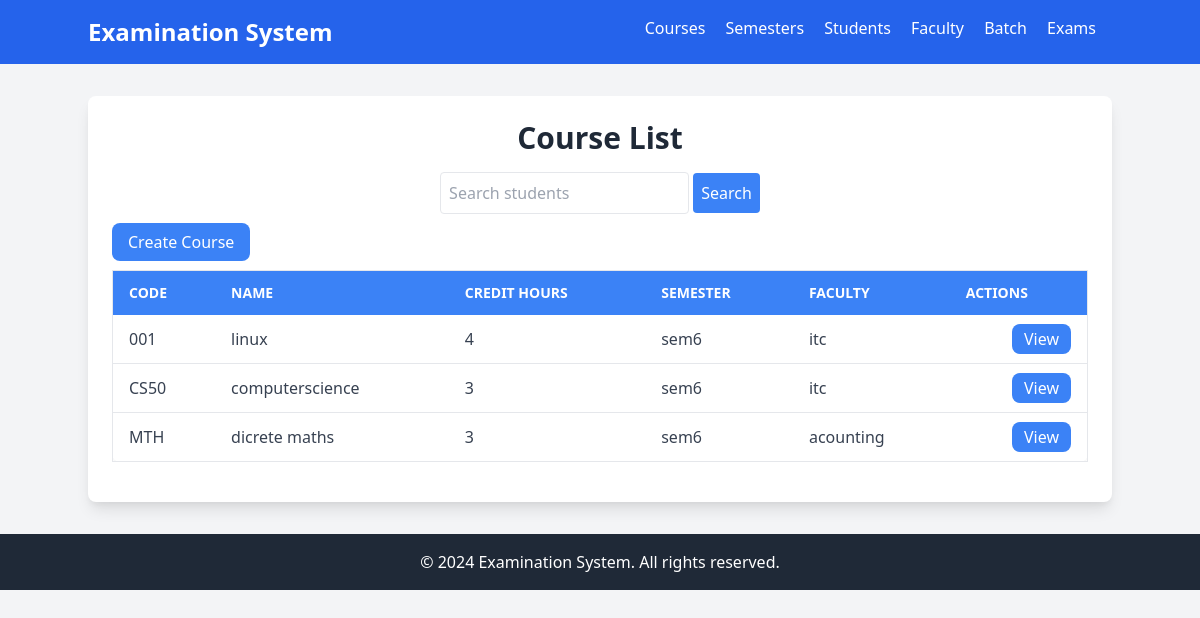
Screenshot of /course/ with the database file from the repository.
### exam/models.py (models this page shows, shortened)
class Course(models.Model):
    code = models.CharField(max_length=10, unique=True)
    title = models.CharField(max_length=100)
    credit_hours = models.IntegerField()
    semester = models.ForeignKey(Semester, on_delete=models.CASCADE)
    faculties = models.ManyToManyField(Faculty)

class Semester(models.Model):
    name = models.CharField(max_length=100)
    start_date = models.DateField()
    end_date = models.DateField()

class Faculty(models.Model):
    name = models.CharField(max_length=100)
    department = models.CharField(max_length=100)
    faculty_id = models.CharField(max_length=20, unique=True)

### exam/views.py (the view)
# urls.py: path('course/', views.course_list, name="course_list"),
def course_list(request):
    all_courses = Course.objects.order_by('code')
    query = request.GET.get('q', '')
    if query:
        all_courses = Course.objects.filter(name__icontains=query)
    else:
        all_courses = Course.objects.all()
    paginator = Paginator(all_courses, 10)  # Show 10 courses per page
    page_number = request.GET.get('page')
    page_obj = paginator.get_page(page_number)
    return render(request, 'courses/course_list.html', {'page_obj': page_obj})

### exam/templates/courses/course_list.html (shortened to what this page needs)
{% extends "layout.html" %}
{% block content %}
<div class="container mx-auto p-6 bg-white shadow-lg rounded-lg mt-8">
    <div class="text-center mb-4">
        <h1 class="text-3xl font-bold">Course List</h1>
    </div>
    <form method="get" class="mb-4 text-center">
        <input type="text" name="q" placeholder="Search students" value="{{ request.GET.q }}"
        class="p-2 border rounded">
        <button type="submit" class="p-2 bg-blue-500 text-white rounded">Search</button>
    </form>
    <div class="mb-4">
        <a href="{% url 'create_course' %}"
           class="bg-blue-500 text-white px-4 py-2 rounded-lg hover:bg-blue-600">
           Create Course
        </a>
    </div>
    <div class="overflow-x-auto">
        <table class="min-w-full bg-white border border-gray-200 rounded-lg shadow-sm">
            <thead class="bg-blue-500 text-white">
                <tr>
                    <th class="text-left py-3 px-4 uppercase font-semibold text-sm">Code</th>
                    <th class="text-left py-3 px-4 uppercase font-semibold text-sm">Name</th>
                    <th class="text-left py-3 px-4 uppercase font-semibold text-sm">Credit Hours</th>
                    <th class="text-left py-3 px-4 uppercase font-semibold text-sm">Semester</th>
                    <th class="text-left py-3 px-4 uppercase font-semibold text-sm">Faculty</th>
                    <th class="text-left py-3 px-4 uppercase font-semibold text-sm">Actions</th>
                </tr>
            </thead>
            <tbody class="text-gray-700">
                {% for course in page_obj %}
                    <tr class="border-b border-gray-200 hover:bg-gray-50">
                        <td class="py-3 px-4">{{ course.code }}</td>
                        <td class="py-3 px-4">{{ course.title }}</td>
                        <td class="py-3 px-4">{{ course.credit_hours }}</td>
                        <td class="py-3 px-4">{{ course.semester.name }}</td>
                        <td class="py-3 px-4">
                            {% for faculty in course.faculties.all %}
                                {{ faculty.name }}{% if not forloop.last %}, {% endif %}
                            {% endfor %}
                        </td>
                        <td class="py-3 px-4 text-right">
                            <a href="{% url 'course_detail' course.id %}"
                               class="bg-blue-500 text-white py-1 px-3 rounded-lg hover:bg-blue-600">
                               View
                            </a>
                        </td>
                    </tr>
                {% empty %}
                    <tr>
                        <td colspan="6" class="py-3 px-4 text-center text-gray-500">
                            No courses found.
                        </td>
                    </tr>
                {% endfor %}
            </tbody>
        </table>
    </div>
</div>
{% endblock %}

### templates/layout.html (shortened to what this page needs)
<!DOCTYPE html>
<html lang="en">
<head>
    <link href="https://cdn.jsdelivr.net/npm/tailwindcss@2.2.19/dist/tailwind.min.css" rel="stylesheet">
</head>
<body class="bg-gray-100 text-gray-800">
    <nav class="bg-blue-600 p-4 text-white">
        <div class="container mx-auto flex justify-between">
            <a href="{% url 'home' %}" class="text-2xl font-bold">Examination System</a>
            <div>
                <a href="{% url 'course_list' %}" class="mr-4">Courses</a>
                <a href="{% url 'semester_list' %}" class="mr-4">Semesters</a>
                <a href="{% url 'student_list' %}" class="mr-4">Students</a>
                <a href="{% url 'faculty_list' %}" class="mr-4">Faculty</a>
                <a href="{% url 'batch_list' %}" class="mr-4">Batch</a>
                <a href="{% url 'exam_results_list' %}" class="mr-4">Exams</a>
            </div>
        </div>
    </nav>
    <div class="container mx-auto mt-8">
        {% block content %}{% endblock %}
    </div>
    <footer class="bg-gray-800 text-white p-4 mt-8">
        <div class="container mx-auto text-center">
            <p>&copy; 2024 Examination System. All rights reserved.</p>
        </div>
    </footer>
</body>
</html>

### rows the page displays
Course: code "001", title "linux", credit_hours "4", semester.name "sem6"
Faculty: name "itc"
Course: code "CS50", title "computerscience", credit_hours "3", semester.name "sem6"
Course: code "MTH", title "dicrete maths", credit_hours "3", semester.name "sem6"
Faculty: name "acounting"
